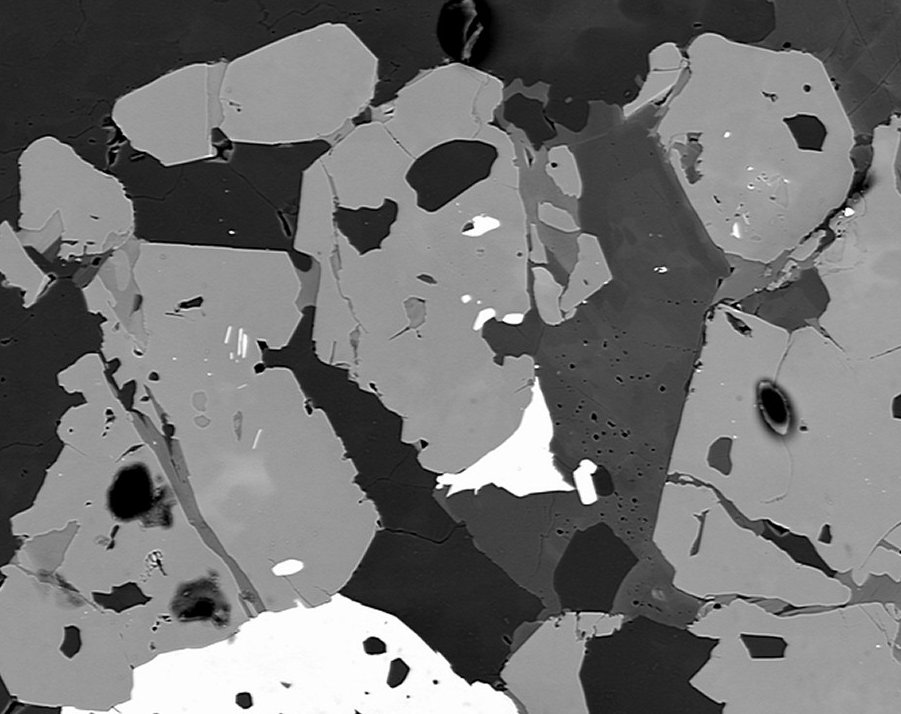
#> input picture 2.Traditional Machine Learning in Python/image/BSE_Google.jpg, 901 x 714 px
$ jupyter execute --allow-errors '9.Gabor filters.ipynb'   (older library calls are emulated)
#> lines starting #> are read from the running program, lines starting #| are printed output that depends on the picture
#

[cell 1]
import numpy as np
import cv2
import matplotlib.pyplot as plt

ksize = 5
sigma = 3
theta = 1*np.pi/4
lamda = 1*np.pi/4
gamma = 0.5
phi = 0

kernel = cv2.getGaborKernel((ksize, ksize), sigma, theta, lamda, gamma, phi, ktype=cv2.CV_32F)

plt.imshow(kernel)
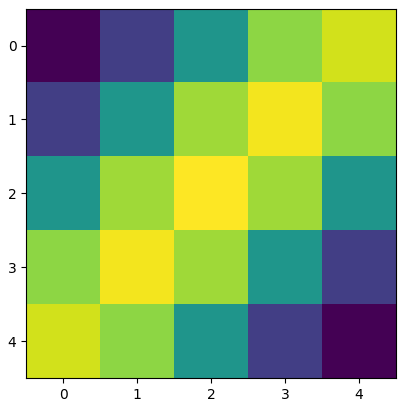
#> figure drawn by matplotlib, 1 panel

[cell 2]
ksize = 50
sigma = 3
theta = 1*np.pi/4
lamda = 1*np.pi/4
gamma = 0.5
phi = 0

kernel = cv2.getGaborKernel((ksize, ksize), sigma, theta, lamda, gamma, phi, ktype=cv2.CV_32F)

plt.imshow(kernel)
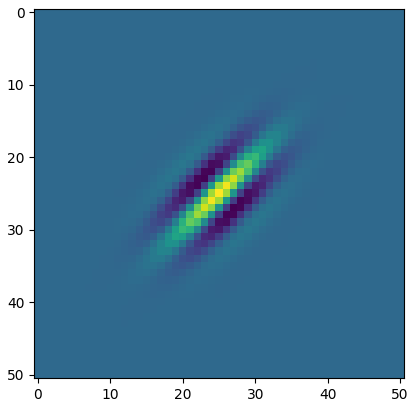
#> figure drawn by matplotlib, 1 panel

[cell 3]
ksize = 50
sigma = 10
theta = 1*np.pi/4
lamda = 1*np.pi/4
gamma = 0.5
phi = 0

kernel = cv2.getGaborKernel((ksize, ksize), sigma, theta, lamda, gamma, phi, ktype=cv2.CV_32F)

plt.imshow(kernel)
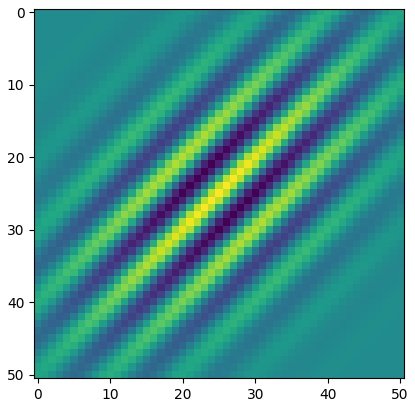
#> figure drawn by matplotlib, 1 panel

[cell 4]
ksize = 50
sigma = 30
theta = 1*np.pi/4
lamda = 1*np.pi/4
gamma = 0.5
phi = 0

kernel = cv2.getGaborKernel((ksize, ksize), sigma, theta, lamda, gamma, phi, ktype=cv2.CV_32F)

plt.imshow(kernel)
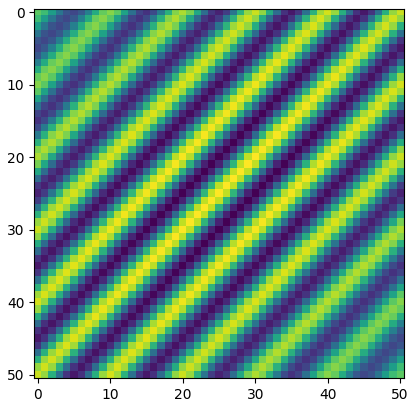
#> figure drawn by matplotlib, 1 panel

[cell 5]
ksize = 50
sigma = 3
theta = 3*np.pi/4
lamda = 1*np.pi/4
gamma = 0.5
phi = 0

kernel = cv2.getGaborKernel((ksize, ksize), sigma, theta, lamda, gamma, phi, ktype=cv2.CV_32F)

plt.imshow(kernel)
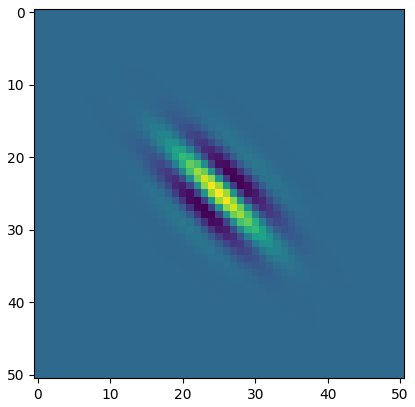
#> figure drawn by matplotlib, 1 panel

[cell 6]
ksize = 50
sigma = 3
theta = 1*np.pi/4
lamda = 3*np.pi/4
gamma = 0.5
phi = 0

kernel = cv2.getGaborKernel((ksize, ksize), sigma, theta, lamda, gamma, phi, ktype=cv2.CV_32F)

plt.imshow(kernel)
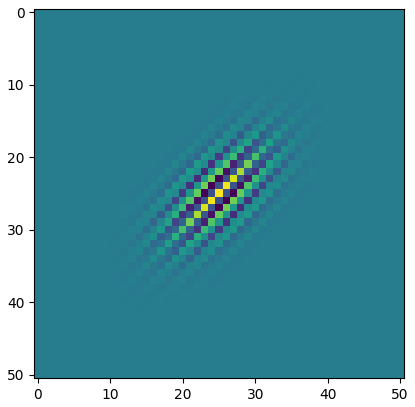
#> figure drawn by matplotlib, 1 panel

[cell 7]
ksize = 50
sigma = 3
theta = 1*np.pi/4
lamda = 1*np.pi/4
gamma = 0.005
phi = 0

kernel = cv2.getGaborKernel((ksize, ksize), sigma, theta, lamda, gamma, phi, ktype=cv2.CV_32F)

plt.imshow(kernel)
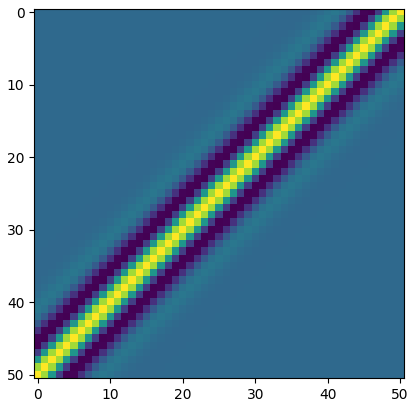
#> figure drawn by matplotlib, 1 panel

[cell 8]
ksize = 50
sigma = 3
theta = 1*np.pi/4
lamda = 1*np.pi/4
gamma = 0.5
phi = 0

kernel = cv2.getGaborKernel((ksize, ksize), sigma, theta, lamda, gamma, phi, ktype=cv2.CV_32F)

plt.imshow(kernel)

[cell 9]
ksize = 5
sigma = 3
theta = 1*np.pi/4
lamda = 1*np.pi/4
gamma = 0.5
phi = 0

kernel = cv2.getGaborKernel((ksize, ksize), sigma, theta, lamda, gamma, phi, ktype=cv2.CV_32F)

img = cv2.imread('image/BSE_Google.jpg')
#> img is the input picture: shape (714, 901, 3); min 0, max 255, mean 114.8
img = cv2.cvtColor(img, cv2.COLOR_BGR2GRAY)
#> img: shape (714, 901)
fimg = cv2.filter2D(img, cv2.CV_8UC3, kernel)
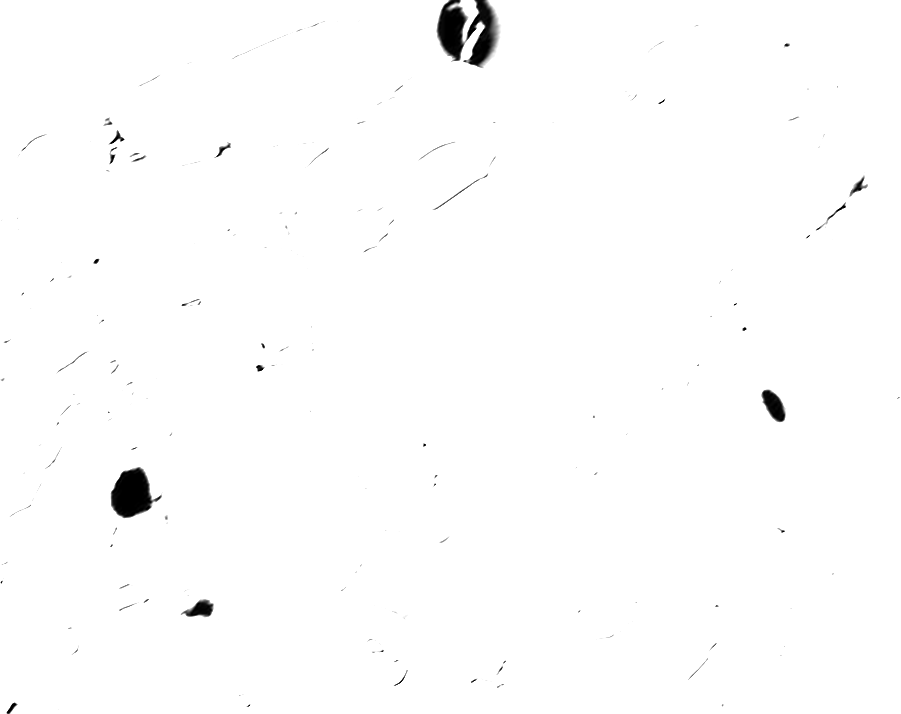
#> fimg: shape (714, 901); min 0, max 255, mean 252.9
kernel_resize = cv2.resize(kernel, (400, 400))

plt.figure()
plt.imshow(img, "gray")
plt.figure()
plt.imshow(kernel_resize, "gray")
plt.figure()
plt.imshow(fimg, "gray")
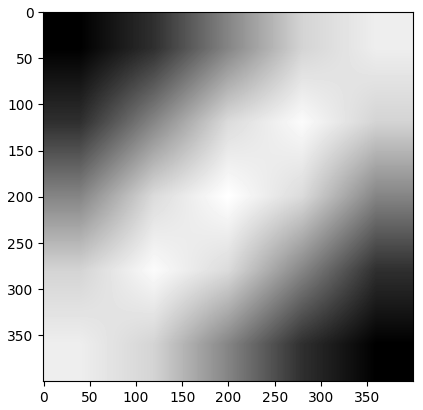
#> figure drawn by matplotlib, 1 panel
